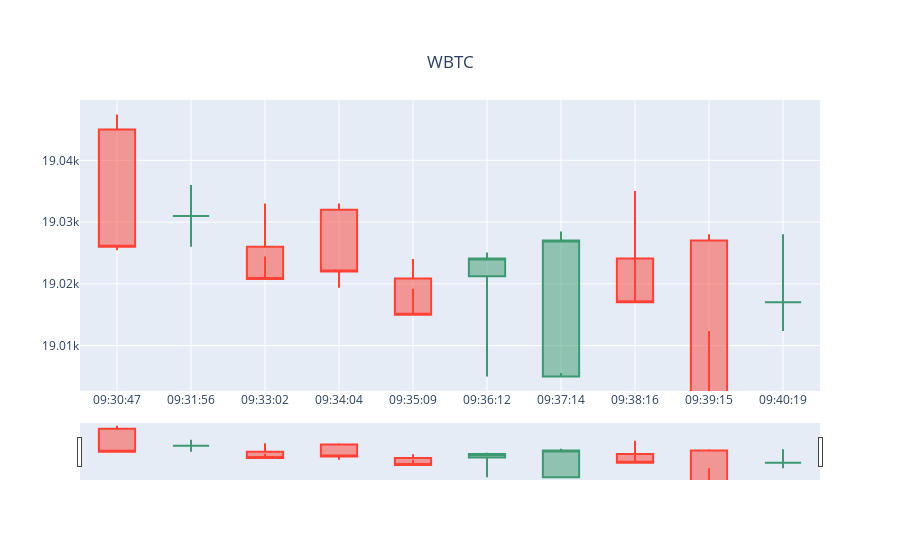

The notebook cell saved with this chart:
### Code cell
plot_rate(60)#Check plot_rate_1 for output

### Figure 1 — Plotly figure (JSON) as saved in the notebook; plotly's stock layout.template omitted (floating-point values rounded to 4 significant figures)
{"data": [{"close": [19026, 19031, 19020.0, 19022, 19015, 19020.0, 19027, 19017, 18994, 19017], "high": [19050.0, 19036, 19033, 19033, 19024, 19030.0, 19030.0, 19040.0, 19030.0, 19030.0], "low": [19030.0, 19026, 19020.0, 19020.0, 19020.0, 19005, 19010.0, 19020.0, 19010.0, 19010.0], "name": "WBTC", "open": [19045, 19031, 19026, 19032, 19020.0, 19020.0, 19005, 19020.0, 19027, 19017], "type": "candlestick", "x": ["09:30:47", "09:31:56", "09:33:02", "09:34:04", "09:35:09", "09:36:12", "09:37:14", "09:38:16", "09:39:15", "09:40:19"]}], "layout": {"title": {"text": "WBTC", "x": 0.5, "xanchor": "center", "y": 0.9, "yanchor": "top"}}}
